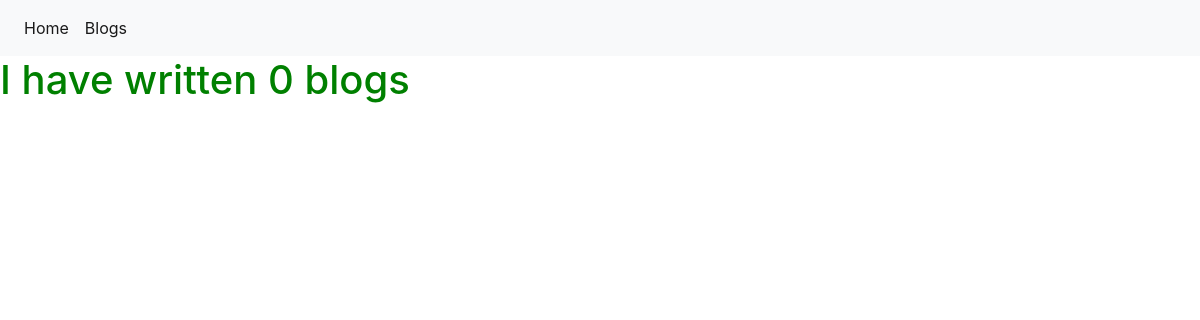
/blog/, run on an earlier commit of the app's database.
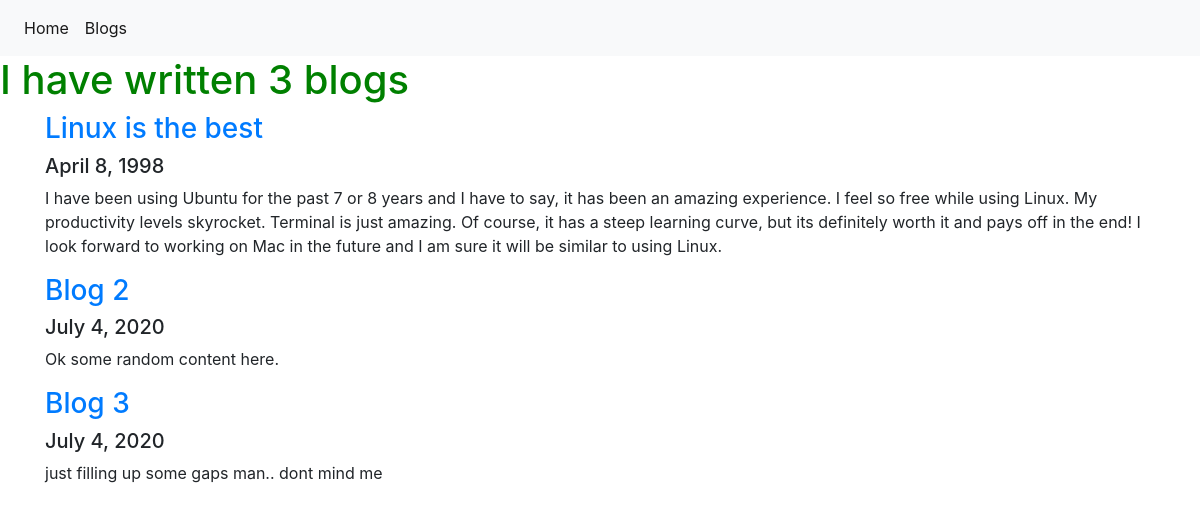
And on a later commit of the database.
### blog/models.py (models this page shows)
class Blog(models.Model):
    title = models.CharField(max_length=100)
    date = models.DateField()
    content = models.TextField()

### blog/views.py (the view)
# urls.py: path('',views.all_blogs,name='all_blogs'),
def all_blogs(request):
    blogs = Blog.objects.all()
    return render(request,"blog/all_blogs.html",{'blogs':blogs})

### blog/templates/blog/all_blogs.html
{% extends 'layout.html' %}
{% block content %}
    <h1>I have written {{blogs.count}} blog{{blogs.count|pluralize}}</h1>
    <div class="container">
    {% for blog in blogs%}
    <a href="{% url 'blog:details' blog.id%}"><h3>{{blog.title}}</h3></a>
    <h5>{{blog.date}}</h5>
    <p>{{blog.content}}</p>
    {%endfor%}
    </div>
{% endblock %}

### portfolio/templates/layout.html (shortened to what this page needs)
{% load static %}
<!DOCTYPE html>
<html lang="en">
<head>
    <link rel="stylesheet" href="https://stackpath.bootstrapcdn.com/bootstrap/4.5.0/css/bootstrap.min.css">
    <link rel="stylesheet" type="text/css" href="{% static 'blog/mystyle.css' %}">
</head>
<nav class="navbar navbar-expand-lg navbar-light bg-light">
  <div class="collapse navbar-collapse" id="navbarSupportedContent">
    <ul class="navbar-nav mr-auto">
      <li class="nav-item active">
        <a class="nav-link" href="{% url 'home' %}">Home <span class="sr-only">(current)</span></a>
      </li>
    <li class="nav-item active">
        <a class="nav-link" href="{% url 'blog:all_blogs' %}">Blogs <span class="sr-only">(current)</span></a>
    </li>
    </ul>
  </div>
</nav>
<body>
    {% block content %}
    {% endblock %}
</body>
</html>

### blog/static/blog/mystyle.css (style rules this page uses)
h1 { color:green; }

What changed in the data, as far as the page shows it:
added Blog: title "Linux is the best", date "April 8, 1998", content "I have been using Ubuntu for the past 7 or 8 years and I have to say, it has been an amazing experience. I feel so free while using Linux. My productivity levels skyrocket. Terminal is just amazing. Of course, it has a steep learning curve, but its definitely worth it and pays off in the end! I look forward to working on Mac in the future and I am sure it will be similar to using Linux."
added Blog: title "Blog 2", date "July 4, 2020", content "Ok some random content here."
added Blog: title "Blog 3", date "July 4, 2020", content "just filling up some gaps man.. dont mind me"
Also different on the page:
{{ blogs.count }}: "0" → "3"
